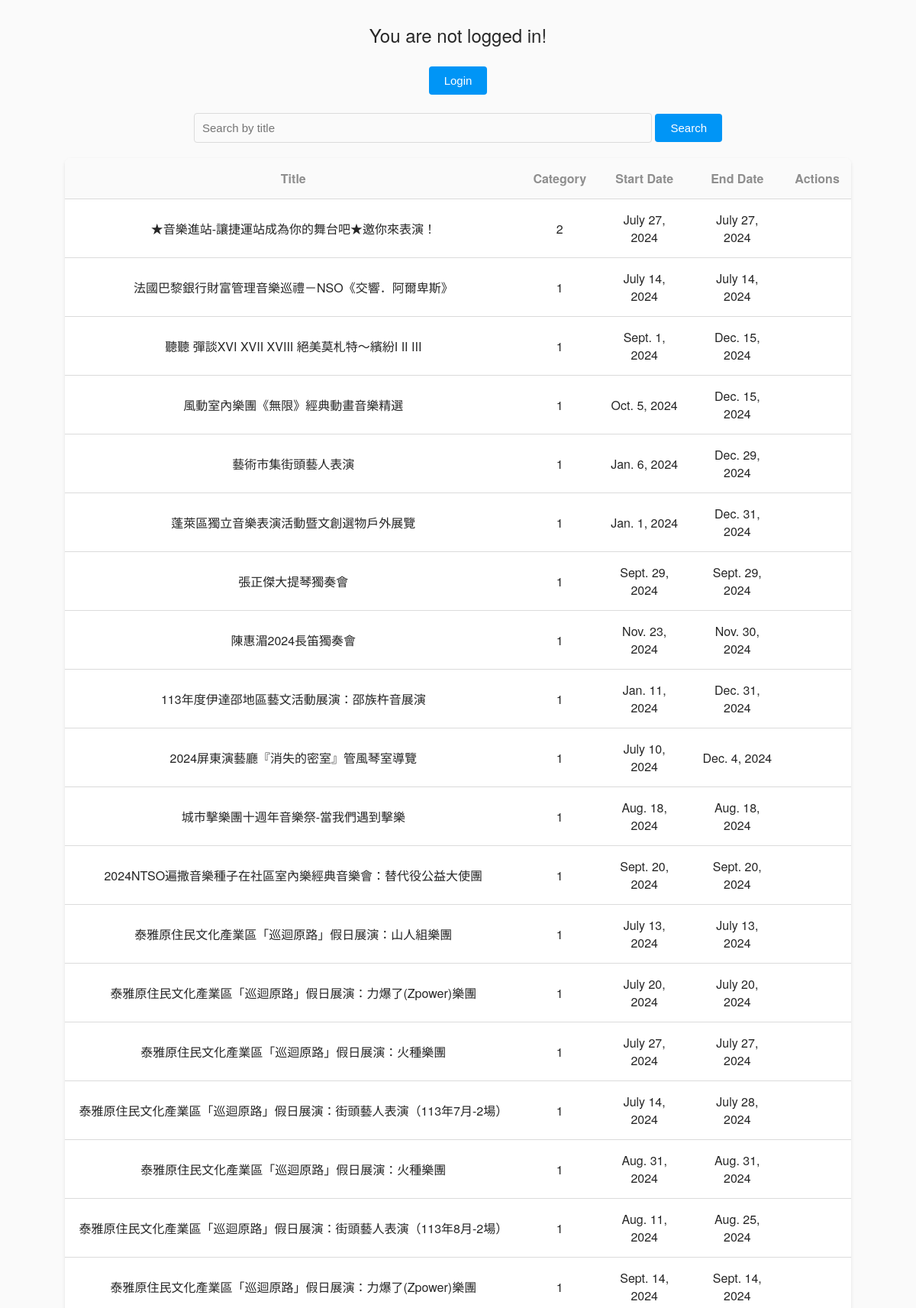
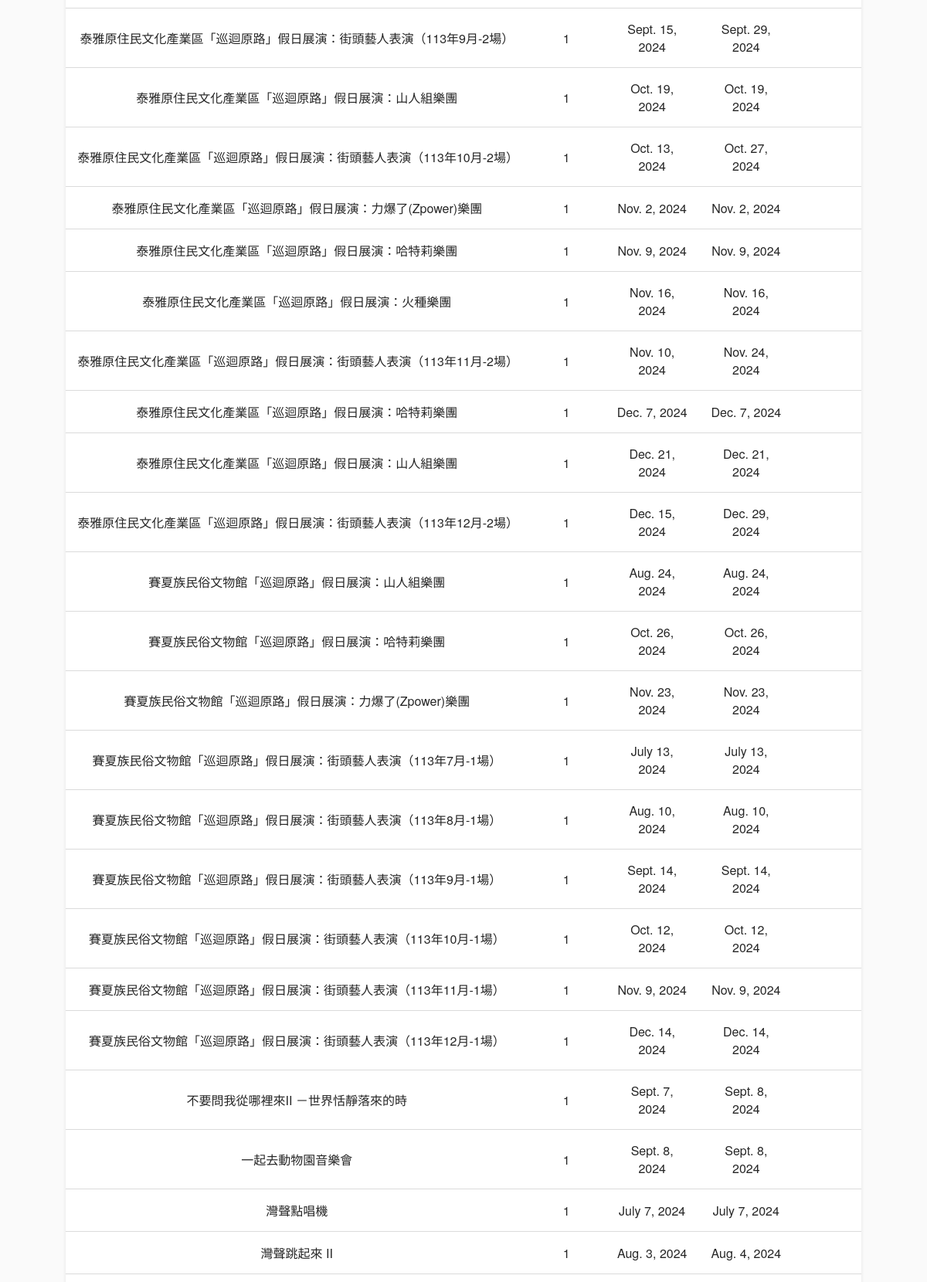
Page /operation/ (upper part) on the committed database (2 pictures, top to bottom).
### myapp/models.py (models this page shows)
class Event(models.Model):
    title = models.CharField(max_length=255)
    uid = models.CharField(max_length=24, unique=True, null=True)
    version = models.CharField(max_length=100, blank=True, null=True)
    category = models.CharField(max_length=100, blank=True, null=True)
    imageUrl = models.CharField(max_length=500, blank=True, null=True)
    webSales = models.CharField(max_length=255, blank=True, null=True)
    sourceWebPromote = models.CharField(max_length=255, blank=True, null=True)
    comment = models.TextField(blank=True, null=True)
    editModifyDate = models.DateTimeField(blank=True, null=True)
    sourceWebName = models.CharField(max_length=255, blank=True, null=True)
    startDate = models.DateField(blank=True, null=True)
    endDate = models.DateField(blank=True, null=True)
    hitRate = models.IntegerField(blank=True, null=True)

### myapp/views.py (the view)
# urls.py: path('operation/', views.operation_view, name='operation'),
@csrf_exempt
def operation_view(request):
    if request.method == 'POST':
        action = request.POST.get('action')
        event_id = request.POST.get('id')
        event = get_object_or_404(Event, id=event_id)
        if request.user.is_authenticated:
            if action == 'detail':
                return redirect('event_detail', id=event_id)
            elif action == 'edit':
                event.title = request.POST.get('title')
                event.category = request.POST.get('category')
                event.startDate = request.POST.get('startDate')
                event.endDate = request.POST.get('endDate')
                event.description = request.POST.get('description')
                event.save()
                return redirect('home')
            elif action == 'delete':
                event.delete()
                return redirect('home')
        return redirect('login')
    elif request.method == 'GET':
        search_query = request.GET.get('search')
        if search_query and search_query.strip():
            events = Event.objects.filter(title__icontains=search_query)
        else:
            events = Event.objects.all()
        context = {
            'events': events
        }
        return render(request, 'home.html', context)
    return HttpResponse(status=405)

### templates/home.html (shortened to what this page needs)
{% block content %}
{% if user.is_authenticated %}
  <div class="welcome-message">
    Hello, {{ user.username }}!
  </div>
{% else %}
  <div class="welcome-message">
    <p>You are not logged in!</p>
    <form method="get" action="{% url 'login' %}">
      <button type="submit" class="login-button">Login</button>
    </form>
  </div>
{% endif %}
  <div class="search-form">
    <form method="get" action="/operation/">
      <input type="text" name="search" placeholder="Search by title" style="font-size: 15px;">
      <button type="submit" style="font-size: 15px;">Search</button>
    </form>
  </div>
  <div class="event-table-container">
    <table class="event-table">
      <thead>
        <tr>
          <th>Title</th>
          <th>Category</th>
          <th>Start Date</th>
          <th>End Date</th>
          <th>Actions</th>
        </tr>
      </thead>
      <tbody>
        {% for event in events %}
        <tr>
          <td>{{ event.title }}</td>
          <td>{{ event.category }}</td>
          <td>{{ event.startDate }}</td>
          <td>{{ event.endDate }}</td>
          <td>
          </td>
        </tr>
        {% endfor %}
      </tbody>
    </table>
  </div>
{% endblock %}

### templates/home.html (style rules this page uses)
.welcome-message { margin-bottom: 20px; font-size: 24px; color: #262626; }
.search-form { margin-bottom: 20px; }
.search-form input[type="text"] { padding: 10px; width: 60%; max-width: 600px; border: 1px solid #dbdbdb; border-radius: 4px; background-color: #fafafa; }
.search-form button { padding: 10px 20px; border: none; background-color: #0095f6; color: #fff; border-radius: 4px; cursor: pointer; }
.event-table-container { display: block; text-align: center; margin: 0 auto; max-width: 90%; min-width: 600px; }
.event-table { width: 100%; margin-bottom: 20px; border-collapse: collapse; background-color: #fff; box-shadow: 0 2px 4px rgba(0, 0, 0, 0.1); border-radius: 8px; overflow: hidden; }
.event-table th, .event-table td { padding: 15px; text-align: center; border-bottom: 1px solid #dbdbdb; }
.event-table th { background-color: #fafafa; font-weight: 600; color: #8e8e8e; }
.login-button { padding: 10px 20px; cursor: pointer; background-color: #0095f6; color: white; border: none; border-radius: 4px; font-size: 15px; }

### rows in the picture
Event: title "★音樂進站-讓捷運站成為你的舞台吧★邀你來表演！", category "2", startDate "July 27, 2024", endDate "July 27, 2024"
Event: title "法國巴黎銀行財富管理音樂巡禮－NSO《交響．阿爾卑斯》", category "1", startDate "July 14, 2024", endDate "July 14, 2024"
Event: title "聽聽 彈談XVI XVII XVIII 絕美莫札特～繽紛I II III", category "1", startDate "Sept. 1, 2024", endDate "Dec. 15, 2024"
Event: title "風動室內樂團《無限》經典動畫音樂精選", category "1", startDate "Oct. 5, 2024", endDate "Dec. 15, 2024"
Event: title "藝術市集街頭藝人表演", category "1", startDate "Jan. 6, 2024", endDate "Dec. 29, 2024"
Event: title "蓬萊區獨立音樂表演活動暨文創選物戶外展覽", category "1", startDate "Jan. 1, 2024", endDate "Dec. 31, 2024"
Event: title "張正傑大提琴獨奏會", category "1", startDate "Sept. 29, 2024", endDate "Sept. 29, 2024"
Event: title "陳惠湄2024長笛獨奏會", category "1", startDate "Nov. 23, 2024", endDate "Nov. 30, 2024"
Event: title "113年度伊達邵地區藝文活動展演：邵族杵音展演", category "1", startDate "Jan. 11, 2024", endDate "Dec. 31, 2024"
Event: title "2024屏東演藝廳『消失的密室』管風琴室導覽", category "1", startDate "July 10, 2024", endDate "Dec. 4, 2024"
Event: title "城市擊樂團十週年音樂祭-當我們遇到擊樂", category "1", startDate "Aug. 18, 2024", endDate "Aug. 18, 2024"
Event: title "2024NTSO遍撒音樂種子在社區室內樂經典音樂會：替代役公益大使團", category "1", startDate "Sept. 20, 2024", endDate "Sept. 20, 2024"
Event: title "泰雅原住民文化產業區「巡迴原路」假日展演：山人組樂團", category "1", startDate "July 13, 2024", endDate "July 13, 2024"
Event: title "泰雅原住民文化產業區「巡迴原路」假日展演：力爆了(Zpower)樂團", category "1", startDate "July 20, 2024", endDate "July 20, 2024"
Event: title "泰雅原住民文化產業區「巡迴原路」假日展演：火種樂團", category "1", startDate "July 27, 2024", endDate "July 27, 2024"
Event: title "泰雅原住民文化產業區「巡迴原路」假日展演：街頭藝人表演（113年7月-2場）", category "1", startDate "July 14, 2024", endDate "July 28, 2024"
Event: title "泰雅原住民文化產業區「巡迴原路」假日展演：火種樂團", category "1", startDate "Aug. 31, 2024", endDate "Aug. 31, 2024"
Event: title "泰雅原住民文化產業區「巡迴原路」假日展演：街頭藝人表演（113年8月-2場）", category "1", startDate "Aug. 11, 2024", endDate "Aug. 25, 2024"
Event: title "泰雅原住民文化產業區「巡迴原路」假日展演：力爆了(Zpower)樂團", category "1", startDate "Sept. 14, 2024", endDate "Sept. 14, 2024"
Event: title "泰雅原住民文化產業區「巡迴原路」假日展演：街頭藝人表演（113年9月-2場）", category "1", startDate "Sept. 15, 2024", endDate "Sept. 29, 2024"
Event: title "泰雅原住民文化產業區「巡迴原路」假日展演：山人組樂團", category "1", startDate "Oct. 19, 2024", endDate "Oct. 19, 2024"
Event: title "泰雅原住民文化產業區「巡迴原路」假日展演：街頭藝人表演（113年10月-2場）", category "1", startDate "Oct. 13, 2024", endDate "Oct. 27, 2024"
Event: title "泰雅原住民文化產業區「巡迴原路」假日展演：力爆了(Zpower)樂團", category "1", startDate "Nov. 2, 2024", endDate "Nov. 2, 2024"
Event: title "泰雅原住民文化產業區「巡迴原路」假日展演：哈特莉樂團", category "1", startDate "Nov. 9, 2024", endDate "Nov. 9, 2024"
Event: title "泰雅原住民文化產業區「巡迴原路」假日展演：火種樂團", category "1", startDate "Nov. 16, 2024", endDate "Nov. 16, 2024"
Event: title "泰雅原住民文化產業區「巡迴原路」假日展演：街頭藝人表演（113年11月-2場）", category "1", startDate "Nov. 10, 2024", endDate "Nov. 24, 2024"
Event: title "泰雅原住民文化產業區「巡迴原路」假日展演：哈特莉樂團", category "1", startDate "Dec. 7, 2024", endDate "Dec. 7, 2024"
Event: title "泰雅原住民文化產業區「巡迴原路」假日展演：山人組樂團", category "1", startDate "Dec. 21, 2024", endDate "Dec. 21, 2024"
Event: title "泰雅原住民文化產業區「巡迴原路」假日展演：街頭藝人表演（113年12月-2場）", category "1", startDate "Dec. 15, 2024", endDate "Dec. 29, 2024"
Event: title "賽夏族民俗文物館「巡迴原路」假日展演：山人組樂團", category "1", startDate "Aug. 24, 2024", endDate "Aug. 24, 2024"
Event: title "賽夏族民俗文物館「巡迴原路」假日展演：哈特莉樂團", category "1", startDate "Oct. 26, 2024", endDate "Oct. 26, 2024"
Event: title "賽夏族民俗文物館「巡迴原路」假日展演：力爆了(Zpower)樂團", category "1", startDate "Nov. 23, 2024", endDate "Nov. 23, 2024"
Event: title "賽夏族民俗文物館「巡迴原路」假日展演：街頭藝人表演（113年7月-1場）", category "1", startDate "July 13, 2024", endDate "July 13, 2024"
Event: title "賽夏族民俗文物館「巡迴原路」假日展演：街頭藝人表演（113年8月-1場）", category "1", startDate "Aug. 10, 2024", endDate "Aug. 10, 2024"
Event: title "賽夏族民俗文物館「巡迴原路」假日展演：街頭藝人表演（113年9月-1場）", category "1", startDate "Sept. 14, 2024", endDate "Sept. 14, 2024"
Event: title "賽夏族民俗文物館「巡迴原路」假日展演：街頭藝人表演（113年10月-1場）", category "1", startDate "Oct. 12, 2024", endDate "Oct. 12, 2024"
Event: title "賽夏族民俗文物館「巡迴原路」假日展演：街頭藝人表演（113年11月-1場）", category "1", startDate "Nov. 9, 2024", endDate "Nov. 9, 2024"
Event: title "賽夏族民俗文物館「巡迴原路」假日展演：街頭藝人表演（113年12月-1場）", category "1", startDate "Dec. 14, 2024", endDate "Dec. 14, 2024"
Event: title "不要問我從哪裡來II －世界恬靜落來的時", category "1", startDate "Sept. 7, 2024", endDate "Sept. 8, 2024"
Event: title "一起去動物園音樂會", category "1", startDate "Sept. 8, 2024", endDate "Sept. 8, 2024"
Event: title "灣聲點唱機", category "1", startDate "July 7, 2024", endDate "July 7, 2024"
Event: title "灣聲跳起來 II", category "1", startDate "Aug. 3, 2024", endDate "Aug. 4, 2024"
